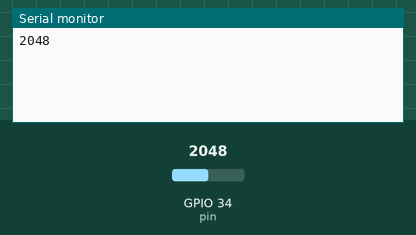
Simulated run of this sketch. Board: ESP32. Shown: the last lines printed to the serial monitor. The inputs (shaded band) are chosen by the test bench; at power-on: GPIO 34 (pin) = 2048.

Above: at 1.2 s.
1.3 s: GPIO 34 (pin) set to 2866
At 2.6 s:
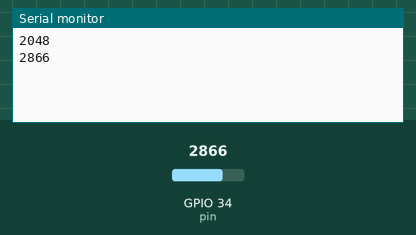
2.8 s: GPIO 34 (pin) set to 3603
At 5.3 s:
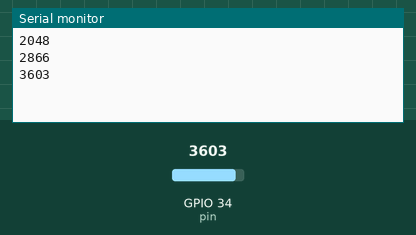
Timing chart, 0 to 6.8 s (numbered marks = the images above; inputs shaded):
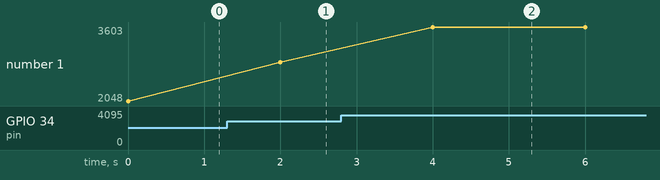

Measured:
- after the input at 1.3 s, the serial monitor: prints a new line after 0.70 s (image 1)
- after the input at 2.8 s, the serial monitor: prints a new line after 1.2 s (image 2)
- plotted number 1: 2048 → 2866 after the input at 1.3 s, 2866 → 3603 after the input at 2.8 s

The sketch:

SensorTest.ino
```cpp
/*
  AnalogReadSerial ESP32 ADC example

  Reads an analog input on ADC1_0, prints the result to the Serial Monitor.
  Graphical representation is available using Serial Plotter (Tools > Serial Plotter menu).
  Attach the center pin of a potentiometer to pin A0, and the outside pins to +3.3V and ground.

  https://circuits4you.com
*/

int const pin = 34;
//int const pin = 5;

// the setup routine runs once when you press reset:
void setup() {
  // initialize serial communication at 9600 bits per second:
  Serial.begin(115200);
    pinMode(pin, INPUT);
}

// the loop routine runs over and over again forever:
void loop() {
  float temp;
  float ratio;
  float avg=0;
  int sensorValue;
  for (int i=0;i<20;i++)
  {
      sensorValue = analogRead(pin);
      avg = avg + analogRead(pin);
/*      Serial.print(i);
      Serial.print("  ");
      */
      Serial.println(sensorValue);
/*      Serial.print("  ");
      Serial.println(avg);
*/
      delay(2000);        // delay in between reads for stability
  }
  avg=avg/20;
  // read the input on analog ADC1_0:
  ratio = (4095.0 - 3805.0)/19.6;
  temp = (4095.0 - avg)/ratio;
/*  Serial.print(avg);
  Serial.print("  ");
  Serial.print(ratio);
  Serial.print(" ");
*/
  Serial.print(temp);
//  Serial.print("  ");
//  Serial.println(sensorValue);

  //if ((sensorValue > 3770) and (sensorValue<3810)){
  //     Serial.println(21.7);
  //}
  // print out the value you read:
}
```
